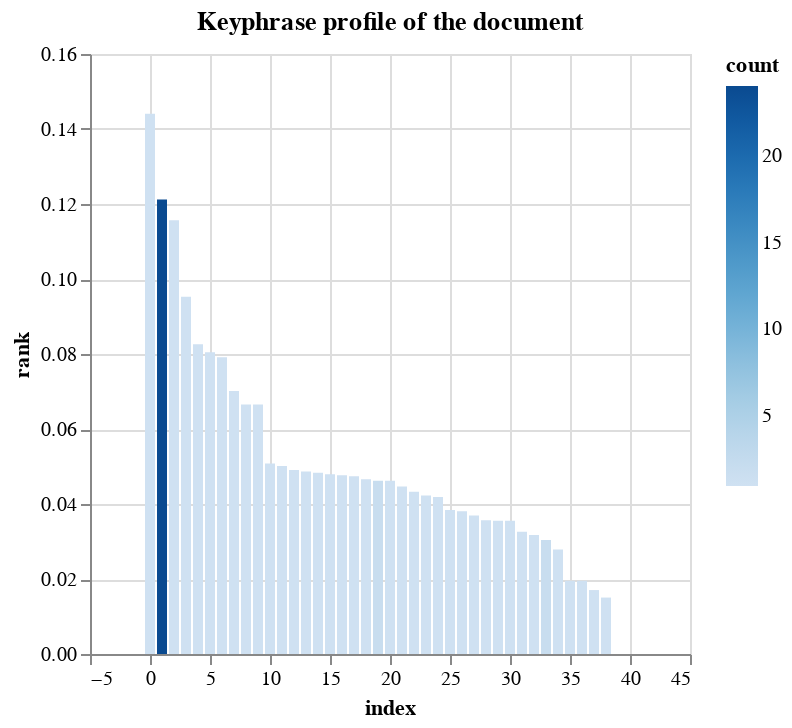

The cell this chart's notebook holds for it:
### Code cell
tr = doc._.textrank
tr.plot_keyphrases()

### Figure 1 — Vega-Lite specification as saved in the notebook (floating-point values rounded to 4 significant figures)
{"config": {"view": {"continuousWidth": 300, "continuousHeight": 300}}, "data": {"name": "data-af1f75241d67f8e6eb41b3c597d2754d"}, "mark": {"type": "bar"}, "encoding": {"color": {"field": "count", "type": "quantitative"}, "tooltip": [{"field": "text", "type": "nominal"}, {"field": "rank", "type": "quantitative"}, {"field": "count", "type": "quantitative"}], "x": {"field": "index", "type": "quantitative"}, "y": {"field": "rank", "type": "quantitative"}}, "title": "Keyphrase profile of the document", "$schema": "https://vega.github.io/schema/vega-lite/v5.8.0.json", "datasets": {"data-af1f75241d67f8e6eb41b3c597d2754d": [{"index": 0, "text": "sentences", "count": 1, "rank": 0.1441}, {"index": 1, "text": "INELIGIBLE_PHRASE", "count": 24, "rank": 0.1212}, {"index": 2, "text": "Barrios et al", "count": 1, "rank": 0.1157}, {"index": 3, "text": "text summarization", "count": 1, "rank": 0.09525}, {"index": 4, "text": "ranking webpages", "count": 1, "rank": 0.08261}, {"index": 5, "text": "gensim implements", "count": 1, "rank": 0.08044}, {"index": 6, "text": "every other sentence", "count": 1, "rank": 0.07915}, {"index": 7, "text": "original TextRank", "count": 1, "rank": 0.07013}, {"index": 8, "text": "every sentence", "count": 1, "rank": 0.06654}, {"index": 9, "text": "the sentences", "count": 1, "rank": 0.06654}, {"index": 10, "text": "-", "count": 1, "rank": 0.05079}, {"index": 11, "text": "the popular PageRank algorithm", "count": 1, "rank": 0.05015}, {"index": 12, "text": "weighted-graphs", "count": 1, "rank": 0.04908}, {"index": 13, "text": "vertices", "count": 1, "rank": 0.04869}, {"index": 14, "text": "the two sentences", "count": 1, "rank": 0.04832}, {"index": 15, "text": "the summarization module", "count": 1, "rank": 0.0479}, {"index": 16, "text": "implementations", "count": 1, "rank": 0.04764}, {"index": 17, "text": "Pre", "count": 1, "rank": 0.04737}, {"index": 18, "text": "the highest PageRank score", "count": 1, "rank": 0.04658}, {"index": 19, "text": "an edge", "count": 2, "rank": 0.04619}, {"index": 20, "text": "the edge", "count": 1, "rank": 0.04619}, {"index": 21, "text": "the PageRank algorithm", "count": 1, "rank": 0.04465}, {"index": 22, "text": "his previous post", "count": 1, "rank": 0.04326}, {"index": 23, "text": "an unsupervised algorithm", "count": 1, "rank": 0.04228}, {"index": 24, "text": "the remaining words", "count": 1, "rank": 0.04184}, {"index": 25, "text": "this blog", "count": 1, "rank": 0.03843}, {"index": 26, "text": "some popular algorithms", "count": 1, "rank": 0.03809}, {"index": 27, "text": "top", "count": 1, "rank": 0.03691}, {"index": 28, "text": "the percentage", "count": 1, "rank": 0.03564}, {"index": 29, "text": "a graph", "count": 1, "rank": 0.03557}, {"index": 30, "text": "the graph", "count": 1, "rank": 0.03557}, {"index": 31, "text": "TextRank", "count": 1, "rank": 0.03259}, {"index": 32, "text": "the text", "count": 1, "rank": 0.03174}, {"index": 33, "text": "a paper", "count": 2, "rank": 0.0304}, {"index": 34, "text": "another incubator student", "count": 1, "rank": 0.02789}, {"index": 35, "text": "The weight", "count": 1, "rank": 0.01951}, {"index": 36, "text": "the weights", "count": 1, "rank": 0.01951}, {"index": 37, "text": "the vertices(sentences", "count": 1, "rank": 0.01705}, {"index": 38, "text": "an improvement", "count": 1, "rank": 0.01505}, {"index": 39, "text": "It", "count": 3, "rank": 0.0}, {"index": 40, "text": "both", "count": 1, "rank": 0.0}, {"index": 41, "text": "that", "count": 1, "rank": 0.0}, {"index": 42, "text": "them", "count": 1, "rank": 0.0}, {"index": 43, "text": "words", "count": 2, "rank": 0.0}]}}
